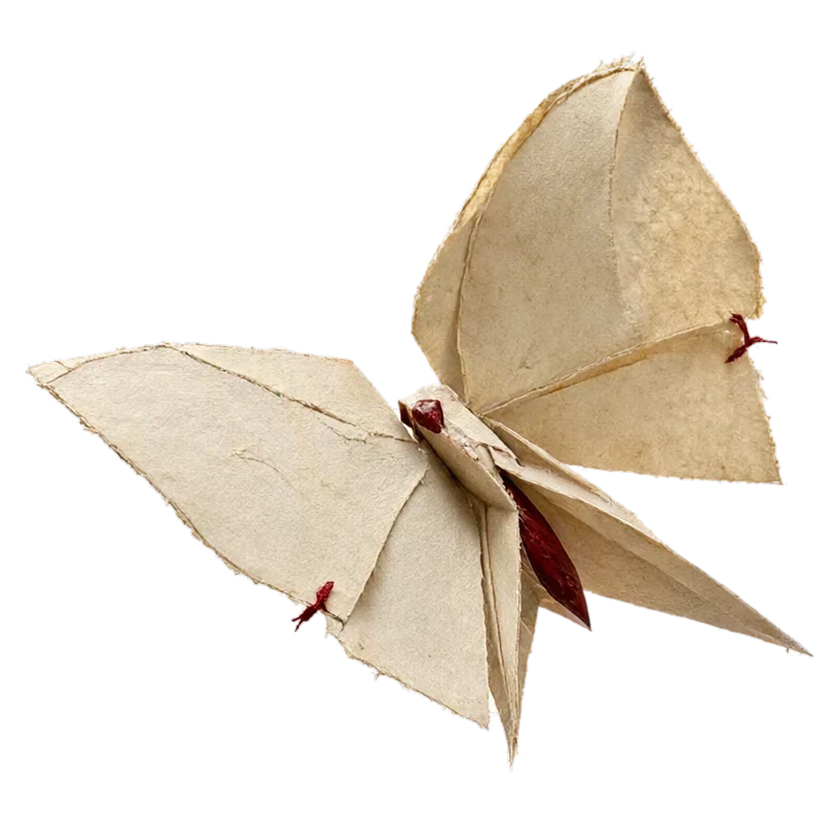
#> input picture docs/media/paper-moth-master.png, 840 x 840 px, shrunk from 1024 x 1024 before the run
$ python generate_moth_film_parts.py
#> lines starting #> are read from the running program, lines starting #| are printed output that depends on the picture; after the words box and inside, x2 and y2 are one past the last pixel; in counts of white or black regions, pixels touching at a corner belong together
"""The film's moth, split into the parts the choreography animates.

The intro moves three pieces independently — left wing, right wing, body — and one
glow. The bee's parts were rendered separately; the moth comes out of one cut-out
master, so the parts are derived from it: the matte is cut at the body's own axis,
the widest column run near the middle of the alpha box, and each half keeps the
full canvas so a rotation turns around the wing root and not around its own box.

Writes, into `app/public/onboarding/`:
  paper-moth-actor.[png|webp]   the whole figure, for the hero slots
  paper-moth-wing-l.[png|webp]  everything left of the body axis
  paper-moth-wing-r.[png|webp]  everything right of it
  paper-moth-thread.[png|webp]  the crimson ties, the one red the film carries
  paper-moth-body.[png|webp]    the body strip, so a flap can turn the wings alone
"""
from __future__ import annotations

import json
from pathlib import Path

import numpy as np
from PIL import Image

ROOT = Path(__file__).resolve().parents[1]
MASTER = ROOT / "docs" / "media" / "paper-moth-master.png"
OUT = ROOT / "app" / "public" / "onboarding"

#: A tie is crimson: red well above green, and dark enough not to be paper.
THREAD_RED = 1.35


def _alpha_box(alpha: np.ndarray) -> tuple[int, int, int, int]:
    rows = np.where(alpha.max(axis=1) > 0.06)[0]
    cols = np.where(alpha.max(axis=0) > 0.06)[0]
    assert len(rows) and len(cols), "the master has no opaque pixels"
    return int(cols.min()), int(rows.min()), int(cols.max()) + 1, int(rows.max()) + 1


def _body_axis(image: Image.Image) -> int:
    """The column where the body sits: the tallest opaque run near the middle."""
    alpha = np.asarray(image, dtype=np.float64)[:, :, 3] / 255.0
    x0, y0, x1, y1 = _alpha_box(alpha)
    middle = (x0 + x1) // 2
    band = alpha[:, middle - 4:middle + 5].max(axis=1) > 0.5
    runs, start = [], None
    for y, filled in enumerate(band):
        if filled and start is None:
            start = y
        elif not filled and start is not None:
            runs.append((start, y - start))
            start = None
    assert runs, "no body run on the middle column"
    return middle


def _crop(image: Image.Image) -> Image.Image:
    alpha = np.asarray(image, dtype=np.float64)[:, :, 3] / 255.0
    x0, y0, x1, y1 = _alpha_box(alpha)
    return image.crop((x0, y0, x1, y1))


def _masked(image: Image.Image, columns: slice) -> Image.Image:
    """A half on the master's own canvas: both halves then share one geometry, so a
    placement at 0/0/100%/100% lines them up instead of guessing per-crop offsets."""
    px = np.asarray(image, dtype=np.uint8).copy()
    px[:, columns, 3] = 0
    return Image.fromarray(px, mode="RGBA")


def _thread(image: Image.Image) -> Image.Image:
    """The crimson ties alone — the only red the figure carries."""
    px = np.asarray(image, dtype=np.float64)
    red, green, blue, alpha = px[:, :, 0], px[:, :, 1], px[:, :, 2], px[:, :, 3]
    tie = (alpha > 0) & (red > green * THREAD_RED) & (red > blue * THREAD_RED) & (alpha > 24)
    if not tie.any():
        raise SystemExit("the master carries no crimson thread to lift")
    out = np.zeros_like(px, dtype=np.uint8)
    out[tie] = px[tie].astype(np.uint8)
    return _crop(Image.fromarray(out, mode="RGBA"))


def _body(master: Image.Image, axis: int, half: int = 60) -> Image.Image:
    """The body strip around the axis, on the master's canvas for the same reason."""
    px = np.asarray(master, dtype=np.uint8).copy()
    px[:, : max(0, axis - half), 3] = 0
    px[:, axis + half :, 3] = 0
    return Image.fromarray(px, mode="RGBA")


def main() -> int:
    if not MASTER.is_file():
        raise SystemExit(f"missing master: {MASTER} (run scripts/extract_moth_master.py)")
    OUT.mkdir(parents=True, exist_ok=True)
    master = Image.open(MASTER).convert("RGBA")
#> master is the input picture: PIL image 840x840 RGBA; mean R, G, B, A 67, 59, 47.9, 84.3
    axis = _body_axis(master)
#> in _body_axis, `alpha = np.asarray(image, dtype=np.float64)[:, :, 3] / 255.0`:
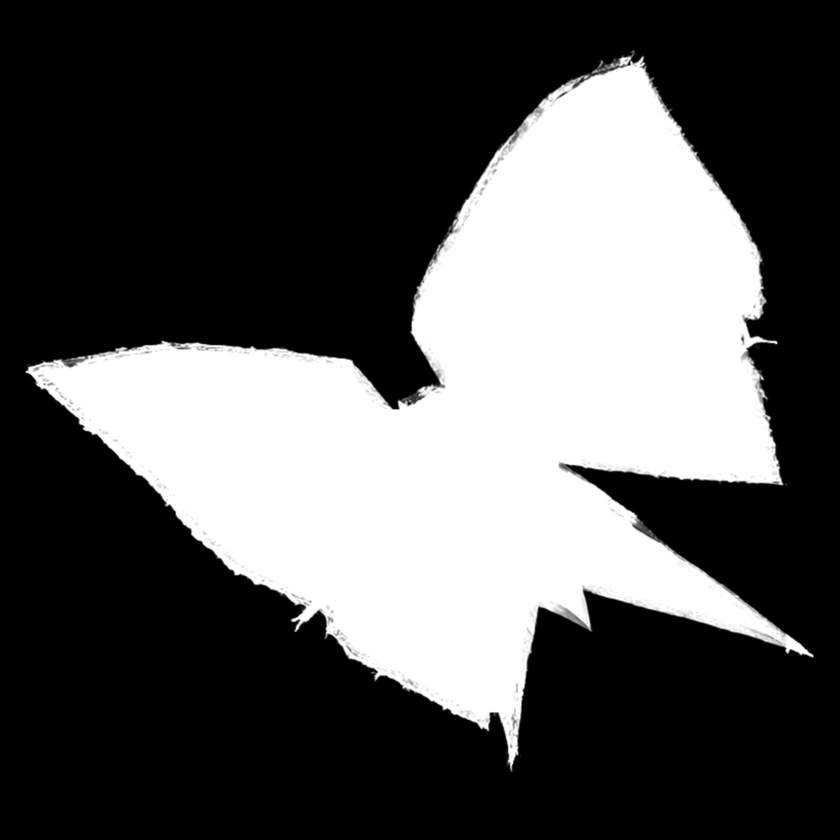
#> alpha: shape (840, 840) float64; min 0, max 1, mean 0.33
#> in _alpha_box, `rows = np.where(alpha.max(axis=1) > 0.06)[0]`: rows = 722 values from 50 to 771
#> in _alpha_box, `cols = np.where(alpha.max(axis=0) > 0.06)[0]`: cols = 789 values from 25 to 813
#> in _body_axis, `x0, y0, x1, y1 = _alpha_box(alpha)`: x0 = 25; y0 = 50; x1 = 814; y1 = 772
#> in _body_axis, `middle = (x0 + x1) // 2`: middle = 419
#> after the loop in _body_axis, `for y, filled in enumerate(band):`: runs = [(278, 75), (387, 9), (398, 298)]
#> axis = 419

    parts = {
        "paper-moth-actor": master,
        "paper-moth-wing-l": _masked(master, slice(axis, master.width)),
        "paper-moth-wing-r": _masked(master, slice(0, axis)),
        "paper-moth-thread": _thread(master),
        "paper-moth-body": _body(master, axis),
    }
#> in _masked (call 2), `px[:, columns, 3] = 0`:
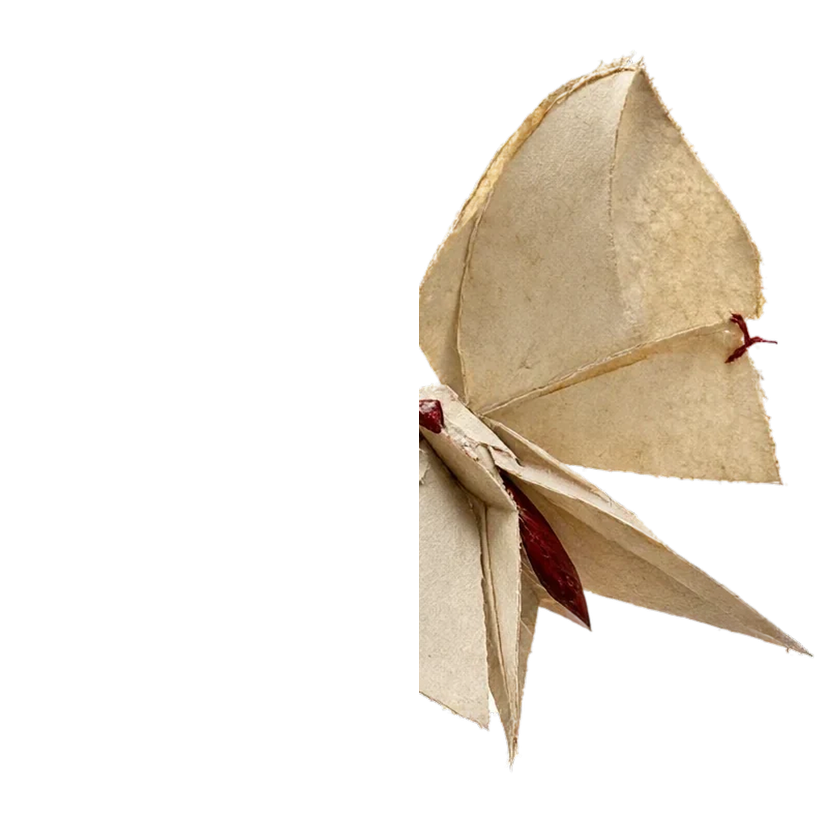
#> px: shape (840, 840, 4); 10.93% of pixels changed, all inside (x1, y1, x2, y2) = (23, 283, 419, 695); transparent parts drawn white
#> in _thread, `red, green, blue, alpha = px[:, :, 0], px[:, :, 1], px[:, :, 2], px[:,..`:
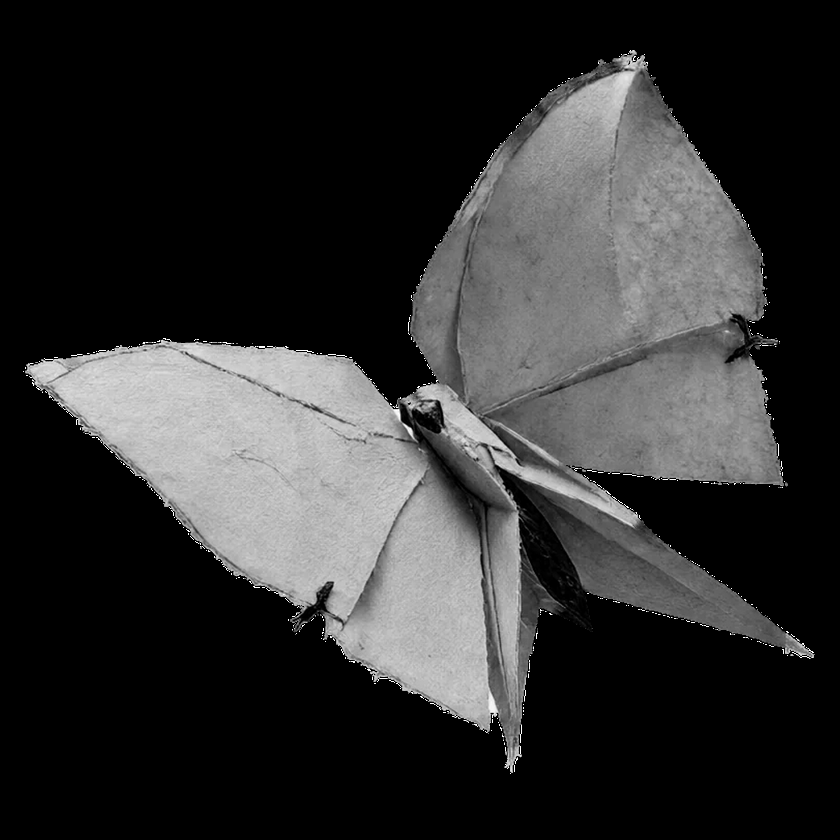
#> blue: shape (840, 840) float64; min 0, max 255, mean 47.9
#> in _thread, `tie = (alpha > 0) & (red > green * THREAD_RED) & (red > blue * THREAD_..`:
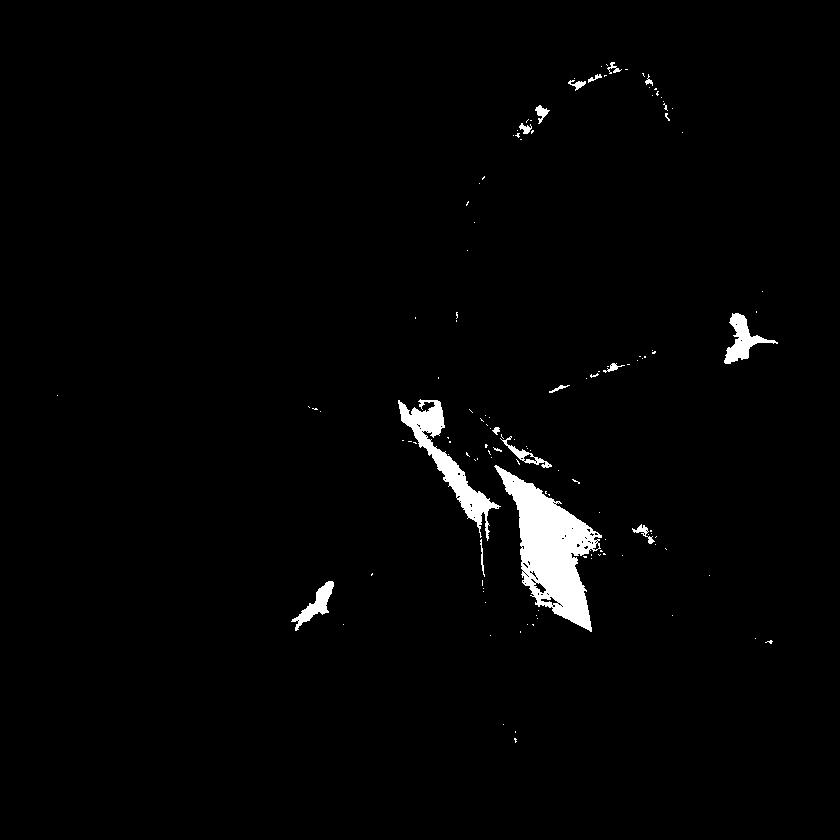
#> tie: shape (840, 840) bool; 1.9% white; 129 white regions (113 under 20 px), largest, box (x1, y1, x2, y2) and area: (494, 465, 602, 632) 7502, (398, 399, 501, 541) 2985, (724, 313, 778, 364) 963
#> in _thread, `out[tie] = px[tie].astype(np.uint8)`:
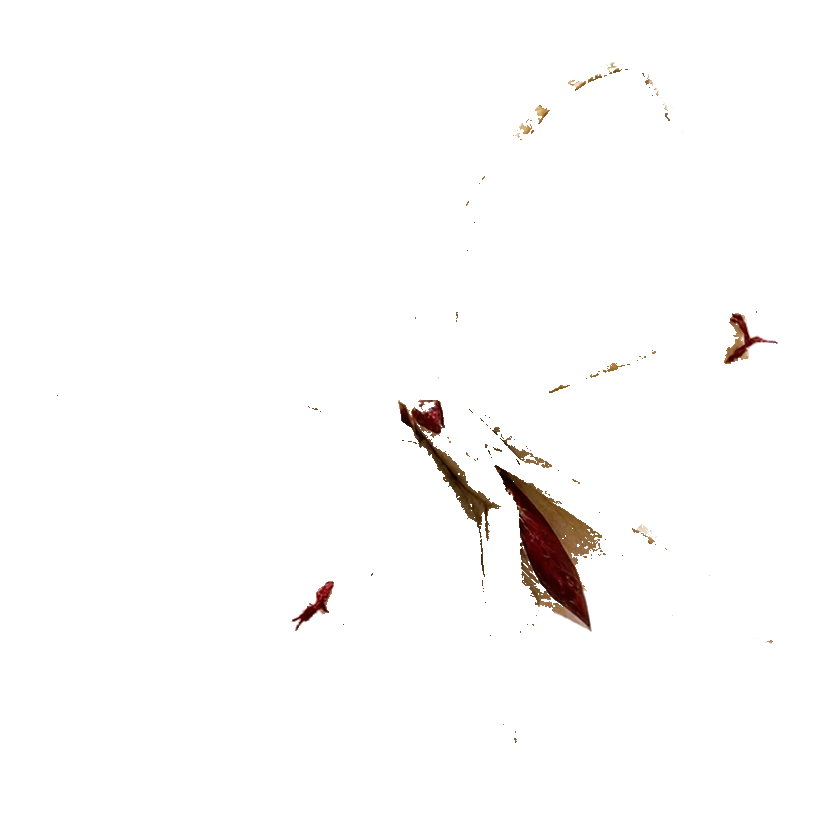
#> out: shape (840, 840, 4); mean R, G, B, A 1.9, 1, 0.6, 4.7; transparent parts drawn white
#> in _crop, `x0, y0, x1, y1 = _alpha_box(alpha)`: x0 = 57; y0 = 62; x1 = 778; y1 = 743
#> in _crop, `return image.crop((x0, y0, x1, y1))`:
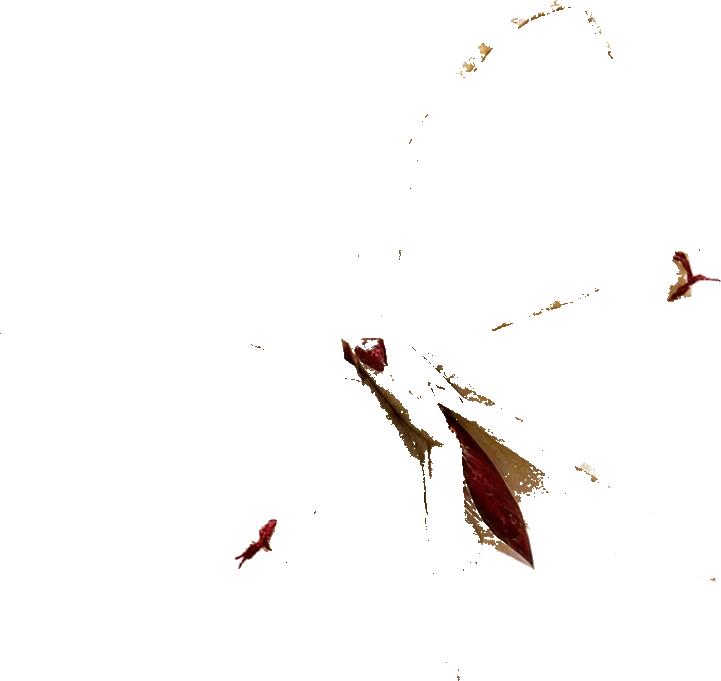
#> returned value: PIL image 721x681 RGBA; mean R, G, B, A 2.8, 1.5, 0.8, 6.8; transparent parts drawn white
#> in _body, `px[:, axis + half :, 3] = 0`:
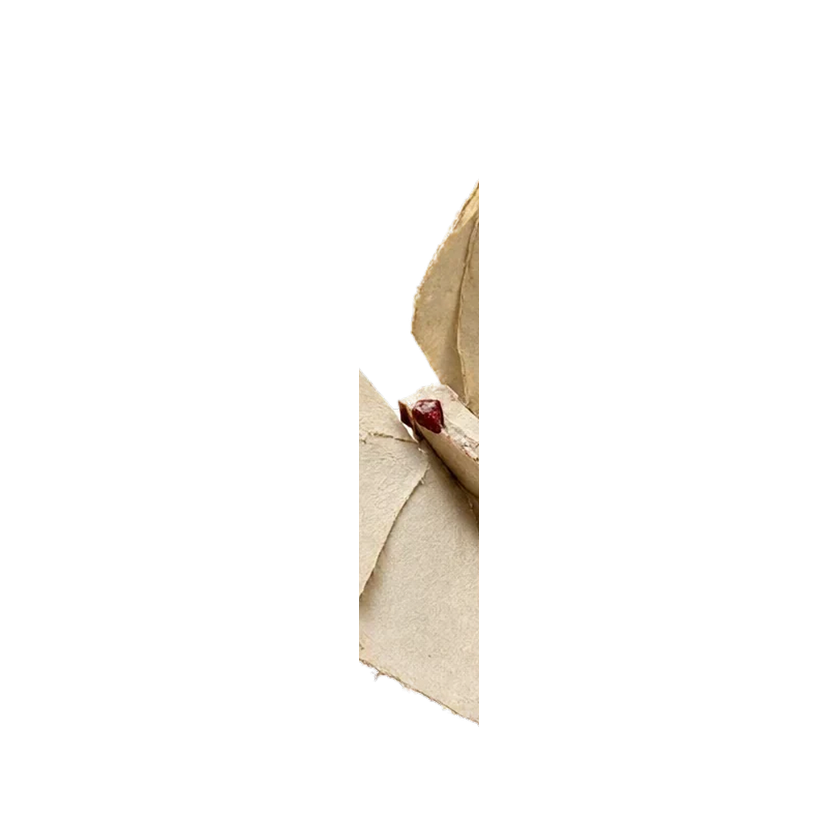
#> px: shape (840, 840, 4); mean R, G, B, A 67, 59, 47.9, 16.3; transparent parts drawn white
    written = []
    for name, image in parts.items():
        png = OUT / f"{name}.png"
        image.save(png)
        webp = OUT / f"{name}.webp"
        image.save(webp, format="WEBP", quality=92, method=6)
        written.append({"name": name, "size": image.size})
#> this loop made 5 passes
#> name on passes 1 to 5: 'paper-moth-actor', 'paper-moth-wing-l', 'paper-moth-wing-r', 'paper-moth-thread', 'paper-moth-body'
#> after the loop, written = 5 items
    print(json.dumps({"axis_x": axis, "parts": written}, indent=2))
#> (printed output is left out)
    return 0


if __name__ == "__main__":
    raise SystemExit(main())
#> (the program exits here)
